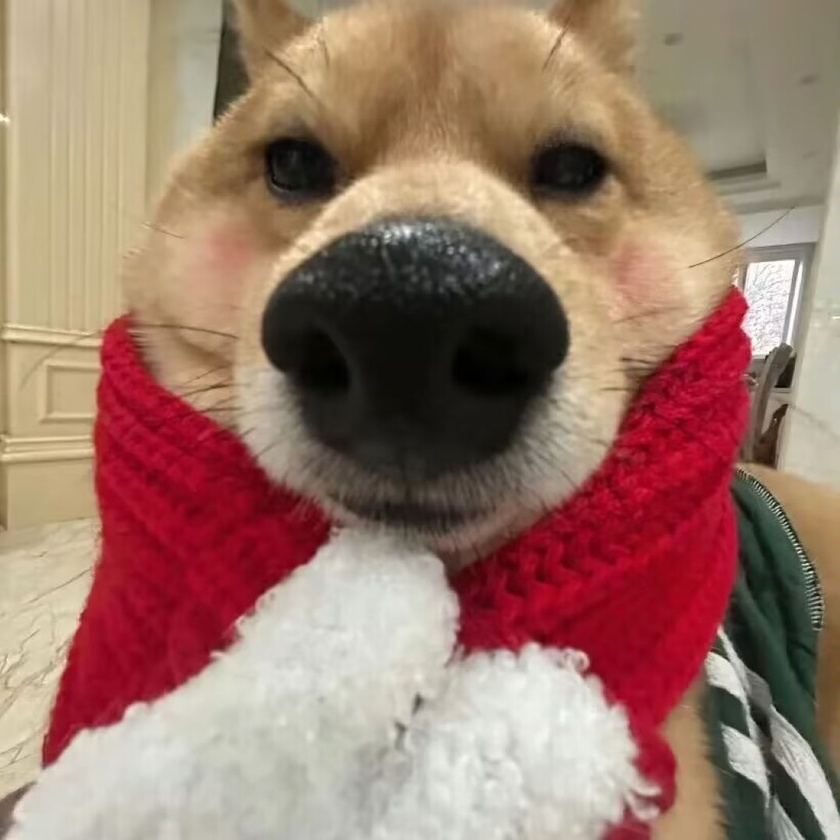
%> input picture 你来我往之svd/水印/test.jpg, 840 x 840 px, shrunk from 1078 x 1078 before the run
$ octave svd_quzao.m   (GNU Octave 9; MATLAB toolbox functions it lacks are replaced by stand-ins)
%> lines starting %> are read from the running program, lines starting %| are printed output that depends on the picture
image = imread('test.jpg');
%> image is the input picture: size 840x840x3 uint8; mean R, G, B 155.6, 120.5, 106.4

[r,g,b] = imsplit(image);
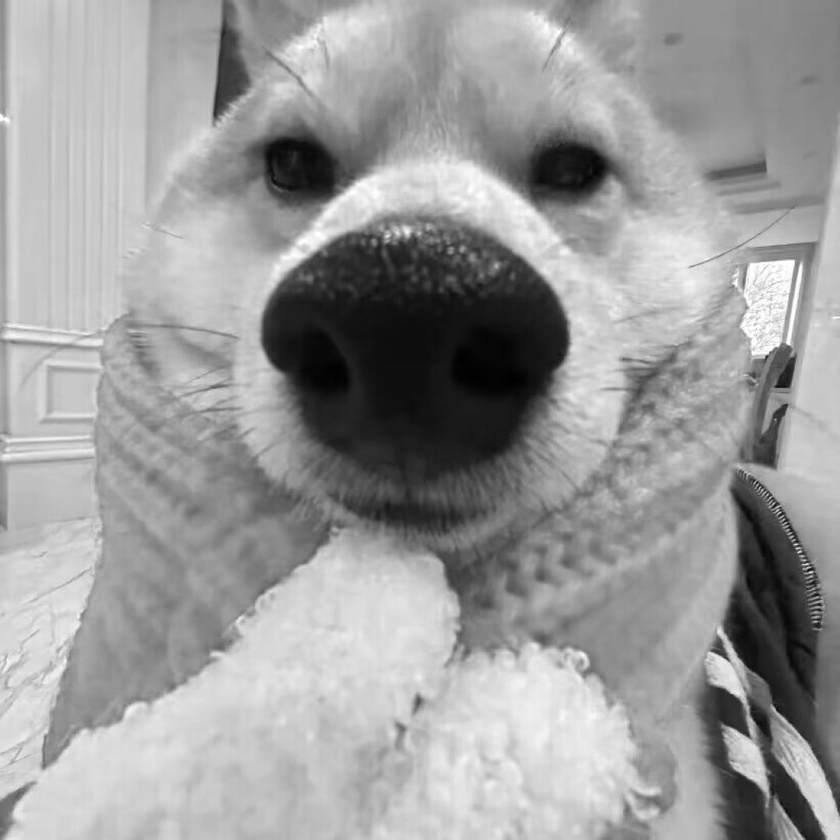
%> r: size 840x840 uint8; min 0, max 255, mean 155.6
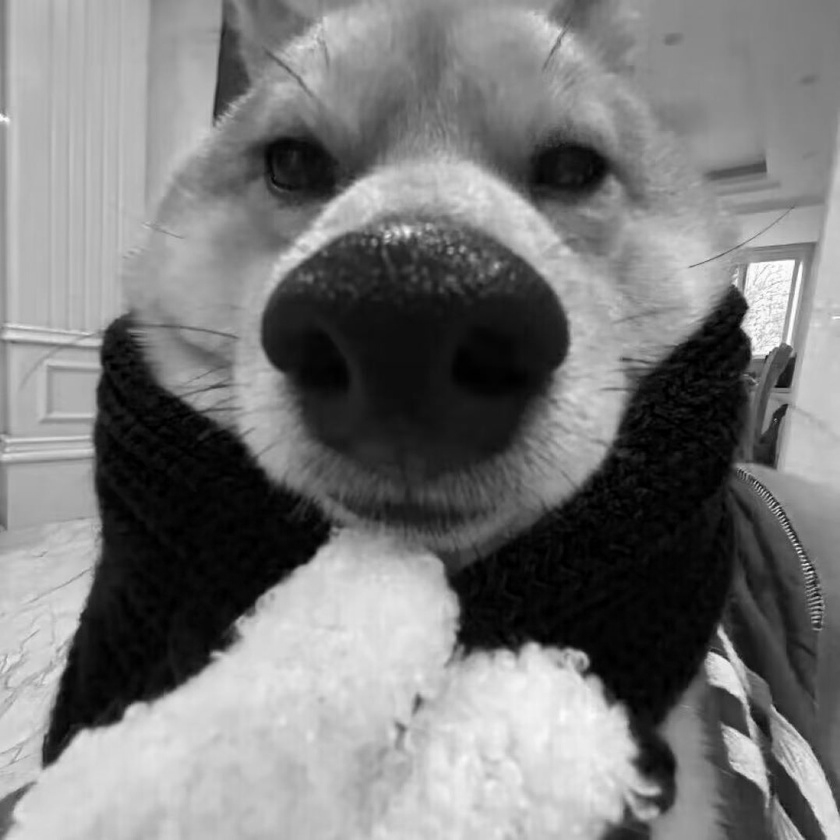
%> g: size 840x840 uint8; min 0, max 255, mean 120.5
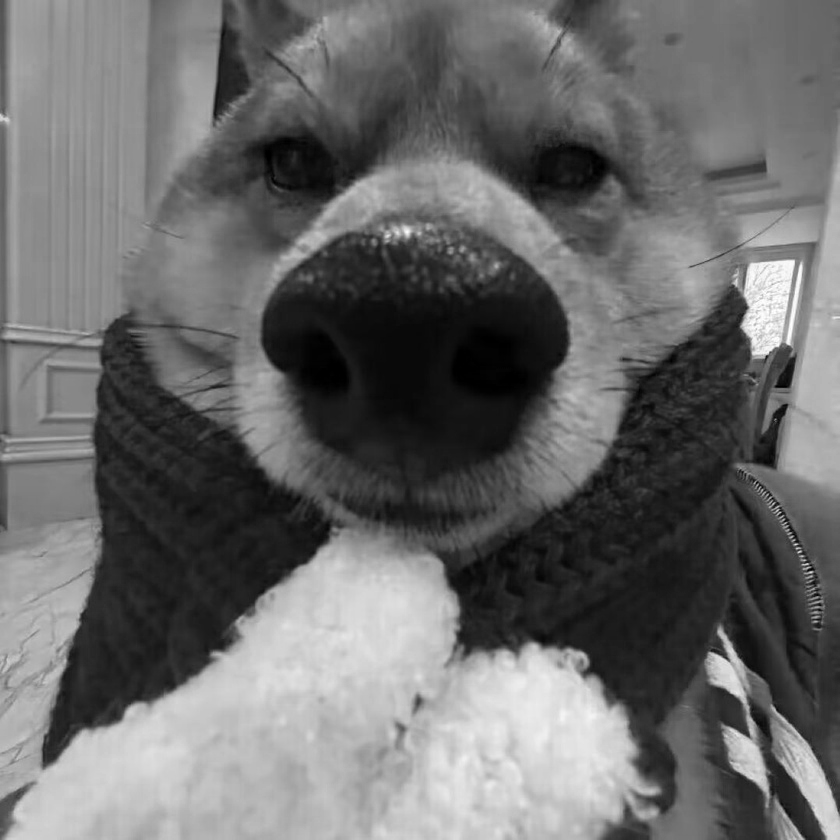
%> b: size 840x840 uint8; min 0, max 255, mean 106.4

r = double(r);
%> r: size 840x840 double
g = double(g);
%> g: size 840x840 double
b = double(b);
%> b: size 840x840 double

[ur,sr,vr] = svd(r);
sr(15:end,15:end) = 0;
new_r =uint8( ur*sr*vr');

[ug,sg,vg] = svd(g);
sg(15:end,15:end) = 0;
new_g =uint8( ug*sg*vg');


[ub,sb,vb] = svd(b);
sb(15:end,15:end) = 0;
new_b =uint8( ub*sb*vb');

rst = cat(3,new_r,new_g);
rst = cat(3,rst,new_b);

imshow(rst);
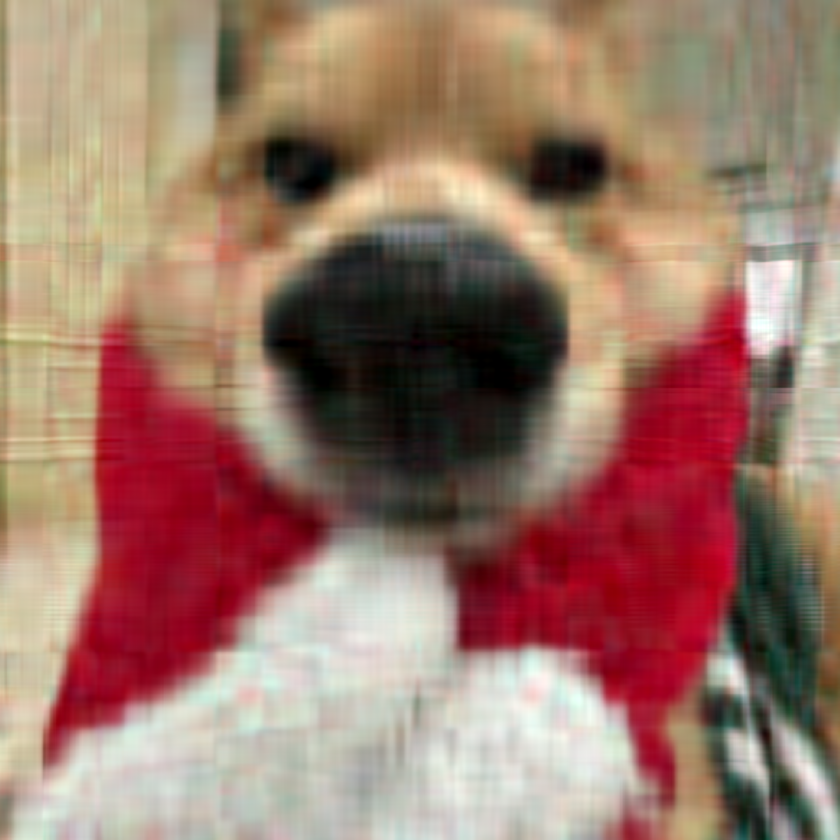
%> displayed picture: size 840x840x3, on the screen's scale of 0 to 255; mean R, G, B 155.6, 120.6, 106.4
imwrite(rst,'rst.jpg')

$ run again, with 你来我往之svd/水印/extracted.jpg copied over 你来我往之svd/水印/test.jpg
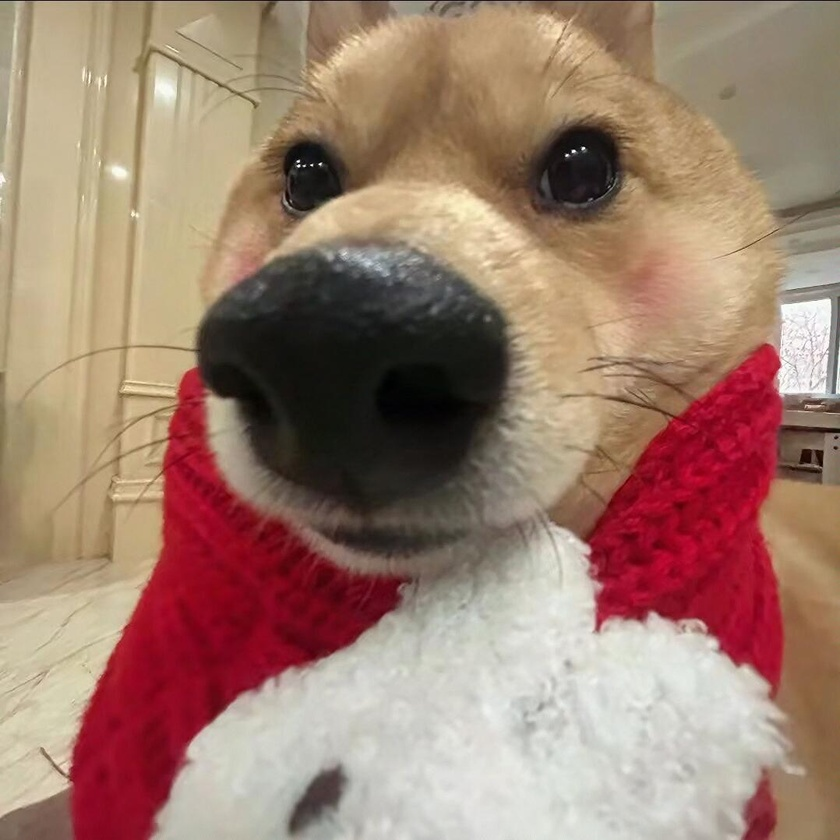
%> input picture 你来我往之svd/水印/extracted.jpg, 840 x 840 px, shrunk from 1078 x 1078 before the run
%> image is the input picture: size 840x840x3 uint8; mean R, G, B 158.6, 127, 110.9
%> `[r,g,b] = imsplit(image);`:
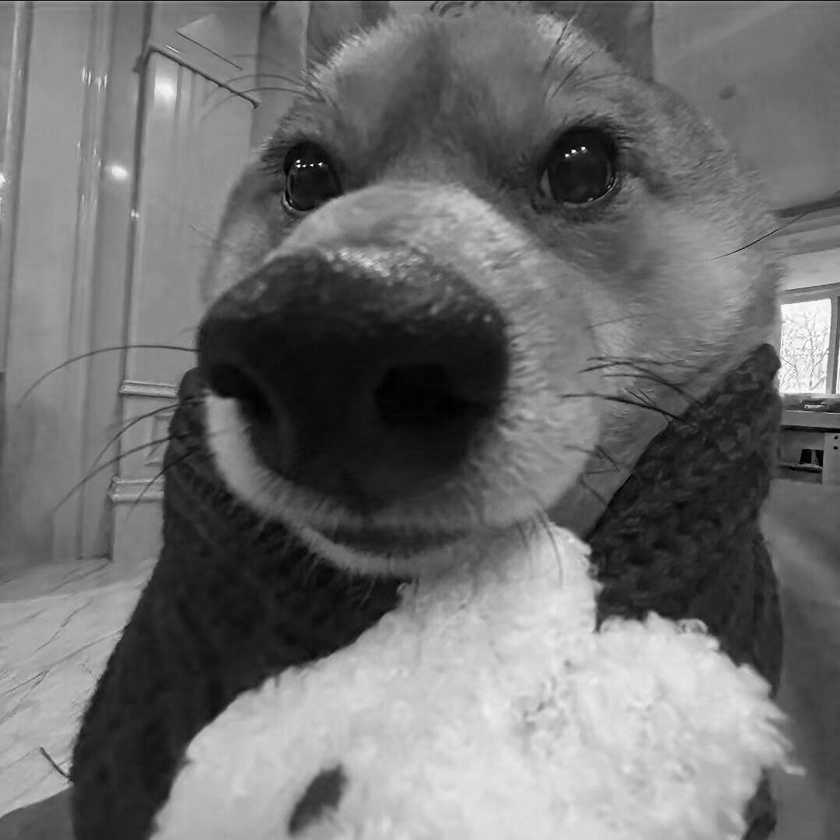
%> b: size 840x840 uint8; min 0, max 255, mean 110.9
%> `imshow(rst);`:
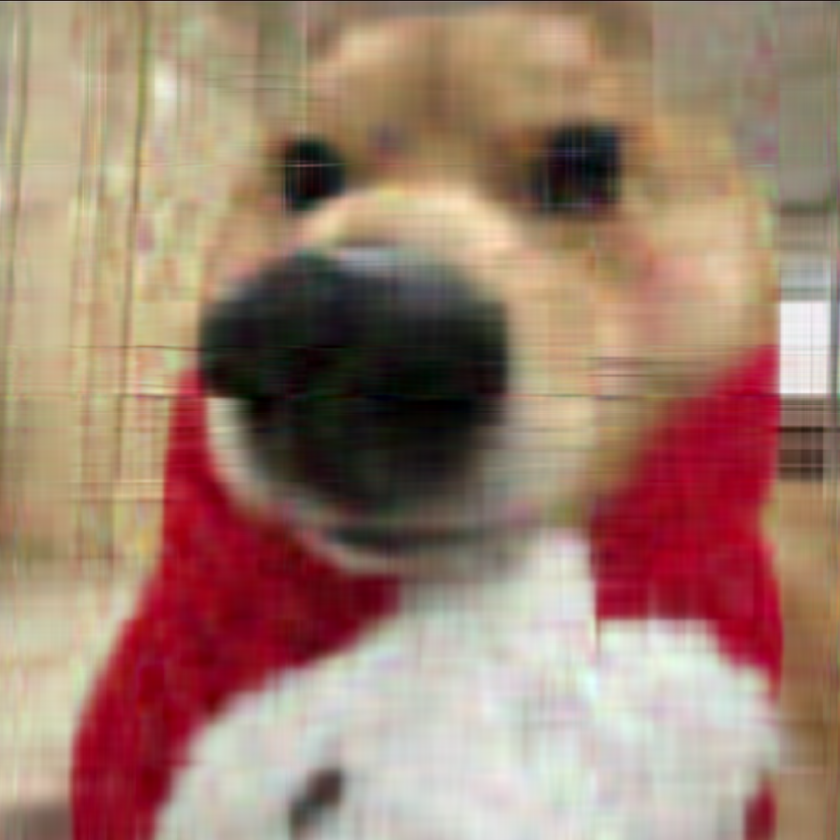
%> displayed picture: size 840x840x3, on the screen's scale of 0 to 255; mean R, G, B 158.6, 127, 110.9; mean of the top-left, top-right, bottom-left and bottom-right quarters 130.9, 130, 119.9, 147.9
